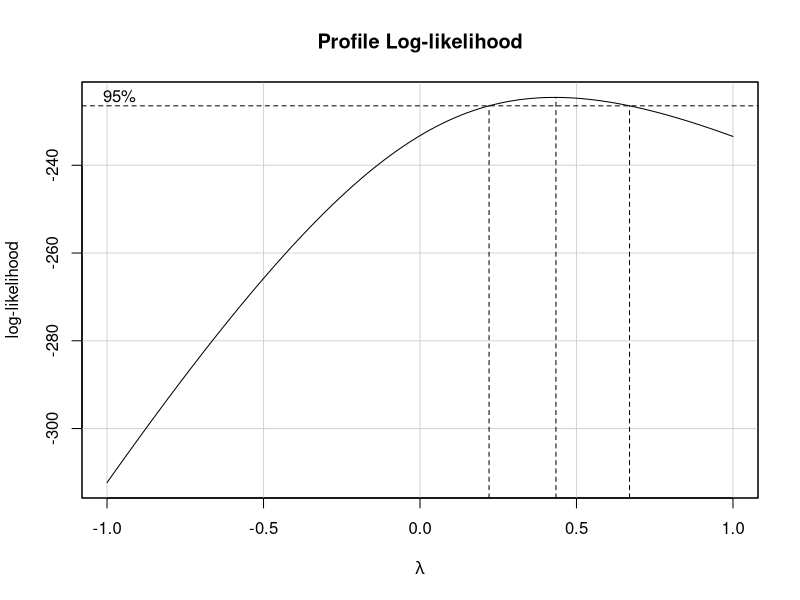
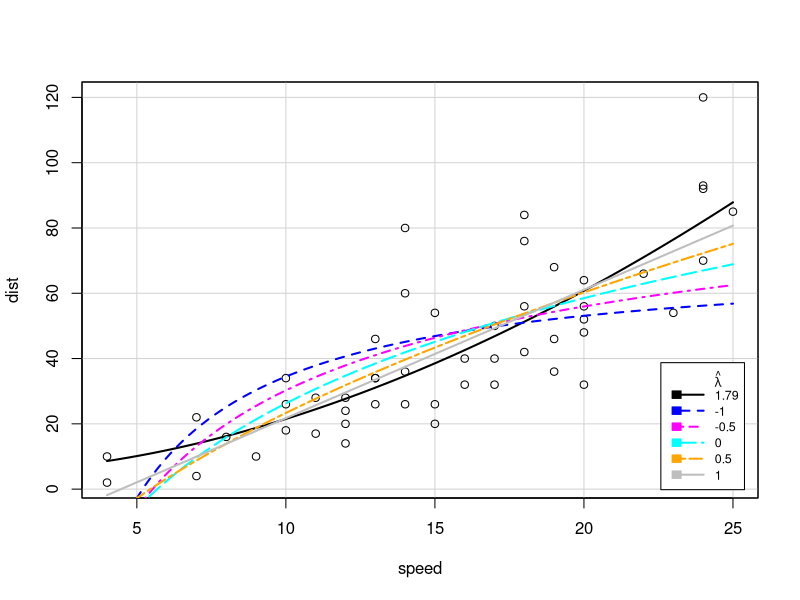

These charts were generated, in order, by the following R code: (Note: this script raises an error after producing the figures.)
## ---- chunk 1
knitr::opts_chunk$set(echo = TRUE)
## ---- chunk 2
stem(cars$dist,scale = 1)
## ---- chunk 3
stem(cars$dist, scale = 2)
## ---- chunk 4
# load the library Companion to Applied Regression(CAR)
library(car)

# boxCox transformation for Y
bcTrans<- boxCox(lm(dist~speed,data = cars), lambda = seq(-1,1,by = .1))

# get optimal boxCox

bcTrans$x[which.max(bcTrans$y)]
## ---- chunk 5
summary(lm(dist~speed,data=cars))$sigma^2

summary(lm(sqrt(dist)~speed,data=cars))$sigma^2
## ---- chunk 6
invTranPlot(dist~speed, lambda = c(-1,-0.5,0,0.5,1),optimal = T,data = cars)
## ---- chunk 7
physical <- read.table('physical.txt', header = TRUE)
rownames(physical) <- physical[, 1]  ## set rownames
physical <- physical[, -1]           ## remove the first variable

head(physical)

# power-transform X to have multivariate normal distribution

pt <- powerTransform(cbind(LeftArm,LeftFoot,LeftHand,HeadCirc,nose)~1, physical)

summary(pt)
## ---- chunk 8
boxCox(lm(Height ~ log(LeftArm)+LeftFoot+LeftHand+HeadCirc+nose, data = physical))
## ---- chunk 9

# Regression for cars data
lm.out <- lm(dist ~ speed,data=cars)

# create new predictor(speed)
newx = seq(min(cars$speed),max(cars$speed),by = 0.1)

# get confidence interval for each element in newx

conf_interval <- predict(lm.out, newdata=data.frame(speed=newx), interval="confidence",level = 0.95)

# get prediction interval for each element in newx

pred_interval <- predict(lm.out, newdata=data.frame(speed=newx), interval="prediction",level = 0.95)

#plot data points 
plot(cars$speed,cars$dist, main = "Regression",xlab = "Speed", ylab = "Distance")

#add regression line
abline(lm.out, col="lightblue")

# add lower end of CI
lines(newx, conf_interval[,2], col="blue", lty=2)
# add upper end of CI
lines(newx, conf_interval[,3], col="blue", lty=2)
# add lower end of PI
lines(newx, pred_interval[,2], col="red", lty=2)
#add upper end of CI
lines(newx, pred_interval[,3], col="red", lty=2)


